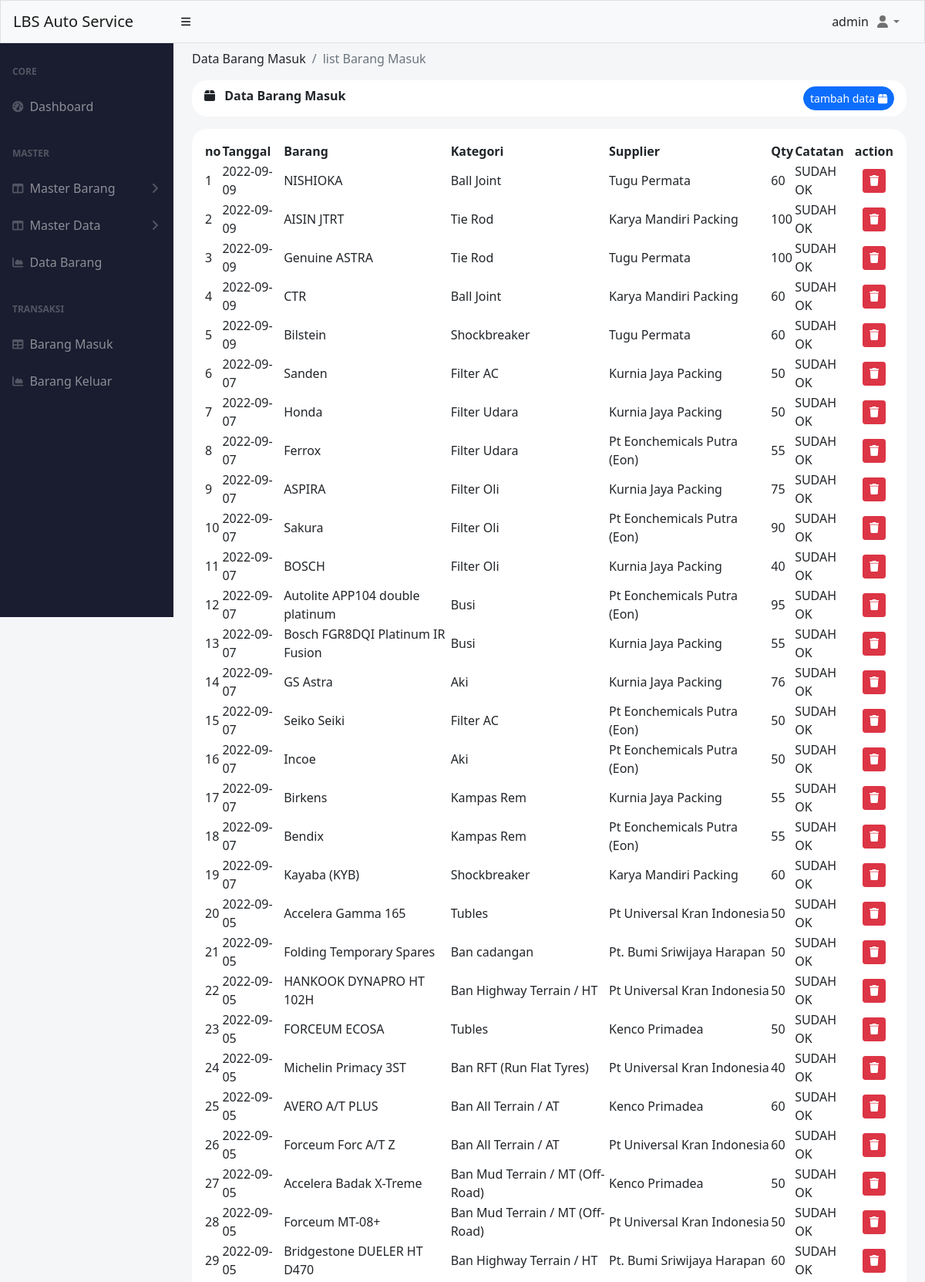
The page /index.php?menu=barang-masuk (signed in, upper part) on the database its author committed.
### tables this page shows
CREATE TABLE `barang_masuk` (
  `id` int(11) NOT NULL,
  `supplier_id` int(11) NOT NULL,
  `tanggal` date NOT NULL,
  `catatan` varchar(255) NOT NULL,
  `qty` int(11) NOT NULL,
  `users_id` int(11) NOT NULL,
  `barang_id` int(11) NOT NULL
);

CREATE TABLE `barang` (
  `id` int(11) NOT NULL,
  `nama` varchar(50) NOT NULL,
  `kategori_id` int(11) NOT NULL,
  `rak_id` int(11) NOT NULL,
  `qty` int(11) NOT NULL
);

CREATE TABLE `kategori` (
  `id` int(11) NOT NULL,
  `nama` varchar(50) NOT NULL
);

CREATE TABLE `supplier` (
  `id` int(11) NOT NULL,
  `nama` varchar(50) NOT NULL,
  `alamat` varchar(255) NOT NULL,
  `telp` char(20) NOT NULL,
  `catatan_supplier` varchar(255) NOT NULL
);

### pages/barang_masuk/index.php (the view, shortened to what this page needs)
<?php
include './koneksi.php';
$queryBarang = mysqli_query($conn, "SELECT
barang_masuk.id as id,
tanggal,
supplier.nama as supplier,
barang.nama as barang,
kategori.nama as kategori,
catatan,
barang_masuk.qty as qty
FROM barang_masuk
INNER JOIN supplier
ON supplier.id = barang_masuk.supplier_id
INNER JOIN barang
ON barang.id = barang_masuk.barang_id
INNER JOIN kategori
ON barang.kategori_id = kategori.id
ORDER BY tanggal DESC");
?>
<div class="container-fluid px-4 ">
    <ol class="breadcrumb pt-2">
        <li class="breadcrumb-item ">Data Barang Masuk</li>
        <li class="breadcrumb-item active">list Barang Masuk</li>
    </ol>
    <div class="mb-4">
        <div class="card-header clearfix mb-3" style="border-radius: 20px ;background-color: white; border:0px;">
            <i class="fa-solid fa-box"></i>
            <span class="ms-2 fw-bolder"> Data Barang Masuk</span>
            <a href="index.php?barang-masuk=add" class="btn btn-sm btn-primary float-end rounded-pill">
                tambah data <i class="fa-solid fa-box"></i>
            </a>
        </div>
        <div class="p-3  bg-white " style="border-radius: 20px; ">
            <table id="datatablesSimple" style="border-color: white;">
                <thead class="">
                    <tr>
                        <th>no</th>
                        <th>Tanggal</th>
                        <th>Barang</th>
                        <th>Kategori</th>
                        <th>Supplier</th>
                        <th>Qty</th>
                        <th>Catatan</th>
                        <th>action</th>
                    </tr>
                </thead>
                <tbody>
                    <?php
                    $i = 0;
                    while ($data = mysqli_fetch_assoc($queryBarang)) :
                    ?>
                        <tr>
                            <td><?= $i += 1 ?></td>
                            <td><?= $data['tanggal'] ?></td>
                            <td><?= $data['barang'] ?></td>
                            <td><?= $data['kategori'] ?></td>
                            <td><?= $data['supplier'] ?></td>
                            <td><?= $data['qty'] ?></td>
                            <td><?= $data['catatan'] ?></td>
                            <td class="text-center">
                                <a href="index.php?barang-masuk=delete&id= <?= $data['id'] ?>" class="btn btn-sm btn-danger text-white">
                                    <i class="fa-solid fa-trash"></i>
                                </a>
                            </td>
                        </tr>
                    <?php
                    endwhile;
                    ?>
                </tbody>
            </table>
        </div>
    </div>
</div>

### rows shown on the page
barang_masuk: i "1", tanggal "2022-09-09", barang.nama "NISHIOKA", kategori.nama "Ball Joint", supplier.nama "Tugu Permata", qty "60", catatan "SUDAH OK"
barang_masuk: i "2", tanggal "2022-09-09", barang.nama "AISIN JTRT", kategori.nama "Tie Rod", supplier.nama "Karya Mandiri Packing", qty "100", catatan "SUDAH OK"
barang_masuk: i "3", tanggal "2022-09-09", barang.nama "Genuine ASTRA", kategori.nama "Tie Rod", supplier.nama "Tugu Permata", qty "100", catatan "SUDAH OK"
barang_masuk: i "4", tanggal "2022-09-09", barang.nama "CTR", kategori.nama "Ball Joint", supplier.nama "Karya Mandiri Packing", qty "60", catatan "SUDAH OK"
barang_masuk: i "5", tanggal "2022-09-09", barang.nama "Bilstein", kategori.nama "Shockbreaker", supplier.nama "Tugu Permata", qty "60", catatan "SUDAH OK"
barang_masuk: i "6", tanggal "2022-09-07", barang.nama "Sanden", kategori.nama "Filter AC", supplier.nama "Kurnia Jaya Packing", qty "50", catatan "SUDAH OK"
barang_masuk: i "7", tanggal "2022-09-07", barang.nama "Honda", kategori.nama "Filter Udara", supplier.nama "Kurnia Jaya Packing", qty "50", catatan "SUDAH OK"
barang_masuk: i "8", tanggal "2022-09-07", barang.nama "Ferrox", kategori.nama "Filter Udara", supplier.nama "Pt Eonchemicals Putra (Eon)", qty "55", catatan "SUDAH OK"
barang_masuk: i "9", tanggal "2022-09-07", barang.nama "ASPIRA", kategori.nama "Filter Oli", supplier.nama "Kurnia Jaya Packing", qty "75", catatan "SUDAH OK"
barang_masuk: i "10", tanggal "2022-09-07", barang.nama "Sakura", kategori.nama "Filter Oli", supplier.nama "Pt Eonchemicals Putra (Eon)", qty "90", catatan "SUDAH OK"
barang_masuk: i "11", tanggal "2022-09-07", barang.nama "BOSCH", kategori.nama "Filter Oli", supplier.nama "Kurnia Jaya Packing", qty "40", catatan "SUDAH OK"
barang_masuk: i "12", tanggal "2022-09-07", barang.nama "Autolite APP104 double platinum", kategori.nama "Busi", supplier.nama "Pt Eonchemicals Putra (Eon)", qty "95", catatan "SUDAH OK"
barang_masuk: i "13", tanggal "2022-09-07", barang.nama "Bosch FGR8DQI Platinum IR Fusion", kategori.nama "Busi", supplier.nama "Kurnia Jaya Packing", qty "55", catatan "SUDAH OK"
barang_masuk: i "14", tanggal "2022-09-07", barang.nama "GS Astra", kategori.nama "Aki", supplier.nama "Kurnia Jaya Packing", qty "76", catatan "SUDAH OK"
barang_masuk: i "15", tanggal "2022-09-07", barang.nama "Seiko Seiki", kategori.nama "Filter AC", supplier.nama "Pt Eonchemicals Putra (Eon)", qty "50", catatan "SUDAH OK"
barang_masuk: i "16", tanggal "2022-09-07", barang.nama "Incoe", kategori.nama "Aki", supplier.nama "Pt Eonchemicals Putra (Eon)", qty "50", catatan "SUDAH OK"
barang_masuk: i "17", tanggal "2022-09-07", barang.nama "Birkens", kategori.nama "Kampas Rem", supplier.nama "Kurnia Jaya Packing", qty "55", catatan "SUDAH OK"
barang_masuk: i "18", tanggal "2022-09-07", barang.nama "Bendix", kategori.nama "Kampas Rem", supplier.nama "Pt Eonchemicals Putra (Eon)", qty "55", catatan "SUDAH OK"
barang_masuk: i "19", tanggal "2022-09-07", barang.nama "Kayaba (KYB)", kategori.nama "Shockbreaker", supplier.nama "Karya Mandiri Packing", qty "60", catatan "SUDAH OK"
barang_masuk: i "20", tanggal "2022-09-05", barang.nama "Accelera Gamma 165", kategori.nama "Tubles", supplier.nama "Pt Universal Kran Indonesia", qty "50", catatan "SUDAH OK"
barang_masuk: i "21", tanggal "2022-09-05", barang.nama "Folding Temporary Spares", kategori.nama "Ban cadangan", supplier.nama "Pt. Bumi Sriwijaya Harapan", qty "50", catatan "SUDAH OK"
barang_masuk: i "22", tanggal "2022-09-05", barang.nama "HANKOOK DYNAPRO HT 102H", kategori.nama "Ban Highway Terrain / HT", supplier.nama "Pt Universal Kran Indonesia", qty "50", catatan "SUDAH OK"
barang_masuk: i "23", tanggal "2022-09-05", barang.nama "FORCEUM ECOSA", kategori.nama "Tubles", supplier.nama "Kenco Primadea", qty "50", catatan "SUDAH OK"
barang_masuk: i "24", tanggal "2022-09-05", barang.nama "Michelin Primacy 3ST", kategori.nama "Ban RFT (Run Flat Tyres)", supplier.nama "Pt Universal Kran Indonesia", qty "40", catatan "SUDAH OK"
barang_masuk: i "25", tanggal "2022-09-05", barang.nama "AVERO A/T PLUS", kategori.nama "Ban All Terrain / AT", supplier.nama "Kenco Primadea", qty "60", catatan "SUDAH OK"
barang_masuk: i "26", tanggal "2022-09-05", barang.nama "Forceum Forc A/T Z", kategori.nama "Ban All Terrain / AT", supplier.nama "Pt Universal Kran Indonesia", qty "60", catatan "SUDAH OK"
barang_masuk: i "27", tanggal "2022-09-05", barang.nama "Accelera Badak X-Treme", kategori.nama "Ban Mud Terrain / MT (Off-Road)", supplier.nama "Kenco Primadea", qty "50", catatan "SUDAH OK"
barang_masuk: i "28", tanggal "2022-09-05", barang.nama "Forceum MT-08+", kategori.nama "Ban Mud Terrain / MT (Off-Road)", supplier.nama "Pt Universal Kran Indonesia", qty "50", catatan "SUDAH OK"
barang_masuk: i "29", tanggal "2022-09-05", barang.nama "Bridgestone DUELER HT D470", kategori.nama "Ban Highway Terrain / HT", supplier.nama "Pt. Bumi Sriwijaya Harapan", qty "60", catatan "SUDAH OK"

### other values the page prints
$varSession['username'] "admin"
